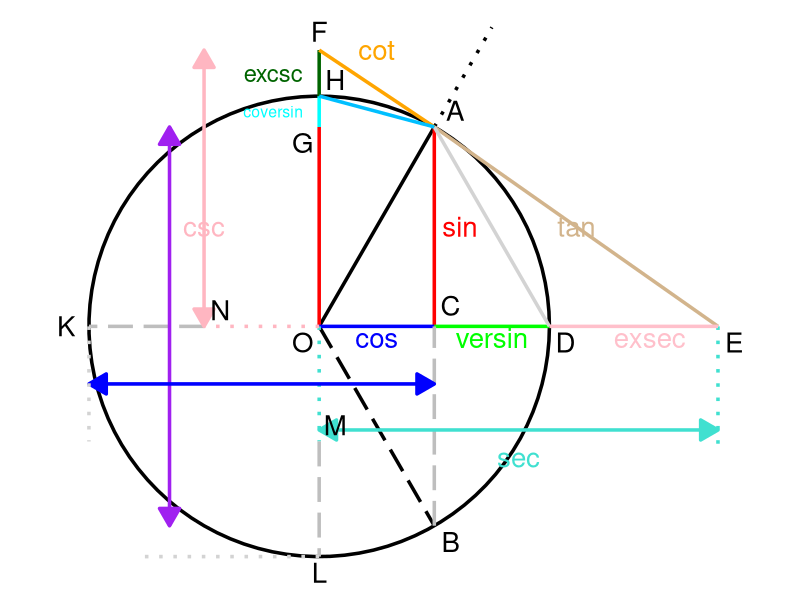

Write R code to recreate this figure.
library(ggplot2)

# Set theta value
theta <- pi / 3

# Circle data
circle_data <- data.frame(
  x = cos(seq(0, 2 * pi, length.out = 100)),
  y = sin(seq(0, 2 * pi, length.out = 100))
)

# Coordinates
x_theta <- cos(theta)
y_theta <- sin(theta)

O <- c(0, 0)
A <- c(x_theta, y_theta)
A_extra <- c(1.5 * x_theta, 1.5 * y_theta)
B <- c(x_theta, -y_theta)
C <- c(x_theta, 0)
D <- c(1, 0)
E <- c(tan(theta), 0)
F <- c(0, 1.2)
G <- c(0, y_theta)
H <- c(0, 1)
K <- c(-1, 0)
L <- c(0, -1)
M <- c(0, -0.5)
N <- c(-0.5, 0)

plot <- ggplot() +
  
  # Circle
  geom_path(data = circle_data, aes(x = x, y = y), colour = "black", linewidth = 1.2) +
  
  # Theta line (O to A)
  geom_segment(aes(x = O[1], y = O[2], xend = A[1], yend = A[2]), colour = "black", linewidth = 1.2) +
  
  # Dotted theta extra line (A to A_extra)
  geom_segment(aes(x = A[1], y = A[2], xend = A_extra[1], yend = A_extra[2]), colour = "black", linetype = "dotted", linewidth = 1.2) +
  
  # Mirror theta line (O to B)
  geom_segment(aes(x = O[1], y = O[2], xend = B[1], yend = B[2]), colour = "black", linetype = "longdash", linewidth = 1.2) +
  
  # Red vertical lines (A to C and O to G)
  geom_segment(aes(x = A[1], y = A[2], xend = C[1], yend = C[2]), colour = "red", linewidth = 1.2) +
  geom_segment(aes(x = O[1], y = O[2], xend = G[1], yend = G[2]), colour = "red", linewidth = 1.2) +
  geom_text(aes(x = A[1]+0.11, y = (O[2] + A[2]) / 2, label = "sin"), colour = "red", size = 7) +
  
  # Blue cos line (O to C)
  geom_segment(aes(x = O[1], y = O[2], xend = C[1], yend = C[2]), colour = "blue", linewidth = 1.2) +
  geom_text(aes(x = (O[1] + C[1]) / 2, y = O[2] - 0.05, label = "cos"), colour = "blue", size = 7) +
  
  # Green versin line (C to D)
  geom_segment(aes(x = C[1], y = C[2], xend = D[1], yend = D[2]), colour = "green", linewidth = 1.2) +
  geom_text(aes(x = (C[1] + D[1]) / 2, y = C[2] - 0.05, label = "versin"), colour = "green", size = 7) +
  
  # Cyan coversin line (G to H)
  geom_segment(aes(x = G[1], y = G[2], xend = H[1], yend = H[2]), colour = "cyan", linewidth = 1.2) +
  geom_text(aes(x = -0.2, y = (G[2] + H[2]) / 2, label = "coversin"), colour = "cyan", size = 4) +
  
  # Dark green excsc line (H to F)
  geom_segment(aes(x = H[1], y = H[2], xend = F[1], yend = F[2]), colour = "darkgreen", linewidth = 1.2) +
  geom_text(aes(x = -0.2, y = (H[2] + F[2]) / 2, label = "excsc"), colour = "darkgreen", size = 6) +
  
  # OL line
  geom_segment(aes(x = O[1], y = O[2], xend = M[1], yend = M[2]), colour = "turquoise", linetype = "dotted", linewidth = 1.2) +
  geom_segment(aes(x = M[1], y = M[2], xend = L[1], yend = L[2]), colour = "gray", linetype = "longdash", linewidth = 1.2) +
  
  # OK line
  geom_segment(aes(x = O[1], y = O[2], xend = N[1], yend = N[2]), colour = "lightpink", linetype = "dotted", linewidth = 1.2) +
  geom_segment(aes(x = N[1], y = N[2], xend = K[1], yend = K[2]), colour = "gray", linetype = "longdash", linewidth = 1.2) + 
  
  # CB line
  geom_segment(aes(x = B[1], y = B[2], xend = C[1], yend = C[2]), colour = "gray", linetype = "longdash", linewidth = 1.2) +
  
  # Orange cotangent line (F to A)
  geom_segment(aes(x = F[1], y = F[2], xend = A[1], yend = A[2]), colour = "orange", linewidth = 1.2) +
  geom_text(aes(x = (F[1] + A[1]) / 2, y = F[2], label = "cot"), colour = "orange", size = 7) +
  
  # Tan tangent line (E to A)
  geom_segment(aes(x = E[1], y = E[2], xend = A[1], yend = A[2]), colour = "tan", linewidth = 1.2) +
  geom_text(aes(x = (E[1] + A[1]) / 2, y = (E[2] + A[2]) / 2, label = "tan"), colour = "tan", size = 7) +
  
  # Light pink csc line with arrows
  geom_segment(aes(x = -0.5, y = F[2], xend = -0.5, yend = 0), colour = "lightpink", linewidth = 1.2,
               arrow = arrow(type = "closed", ends = "both", length = unit(0.2, "inches"))) +
  geom_text(aes(x = -0.5, y = (E[2] + A[2]) / 2, label = "csc"), colour = "lightpink", size = 7) +
  
  # Purple covercos line
  geom_segment(aes(x = -0.65, y = A[2], xend = -0.65, yend = B[2]), colour = "purple", linewidth = 1.2,
               arrow = arrow(type = "closed", ends = "both", length = unit(0.2, "inches"))) +
  
  # Blue vercos line
  geom_segment(aes(x = K[1], y = K[2] - 0.25, xend = C[1], yend = C[2] - 0.25), colour = "blue", linewidth = 1.2,
               arrow = arrow(type = "closed", ends = "both", length = unit(0.2, "inches"))) +
  
  # Turquoise sec line
  geom_segment(aes(x = M[1], y = M[2] + 0.05, xend = E[1], yend = M[2] + 0.05), colour = "turquoise", linewidth = 1.2,
               arrow = arrow(type = "closed", ends = "both", length = unit(0.2, "inches"))) +
  geom_text(aes(x = (M[1] + E[1]) / 2, y = M[2] - 0.07, label = "sec"), colour = "turquoise", size = 7) +

  # Turquoise secant label line on the right
  geom_segment(aes(x = E[1], y = E[2], xend = E[1], yend = M[2]-0.05), colour = "turquoise", linetype = "dotted", linewidth = 1.2) +
  
  # Light gray crd line
  geom_segment(aes(x = A[1], y = A[2], xend = D[1], yend = D[2]), colour = "lightgray", linewidth = 1.2) +
  
  # Sky blue A to H line
  geom_segment(aes(x = A[1], y = A[2], xend = H[1], yend = H[2]), colour = "deepskyblue", linewidth = 1.2) +
  
  # Pink exsec line
  geom_segment(aes(x = D[1], y = D[2], xend = E[1], yend = E[2]), colour = "pink", linewidth = 1.2) +
  geom_text(aes(x = (D[1] + E[1]) / 2 + 0.07, y = D[2]-0.05 , label = "exsec"), colour = "pink", size = 7) +
  
  # Light gray dotted extra line 
  geom_segment(aes(x = K[1], y = K[2], xend = K[1], yend = K[2] - 0.5), colour = "lightgray", linetype = "dotted", linewidth = 1.2) +
  geom_segment(aes(x = L[1], y = L[2], xend = L[1]- 0.8, yend = L[2]), colour = "lightgray", linetype = "dotted", linewidth = 1.2) +
  
  
  # Add labels to each coordinate
  geom_text(aes(x = O[1] - 0.07, y = O[2] - 0.07, label = "O"), colour = "black", size = 7) +
  geom_text(aes(x = A[1] + 0.09, y = A[2] + 0.07, label = "A"), colour = "black", size = 7) +
  geom_text(aes(x = B[1] + 0.07, y = B[2] - 0.07, label = "B"), colour = "black", size = 7) +
  geom_text(aes(x = C[1] + 0.07, y = C[2] + 0.09, label = "C"), colour = "black", size = 7) +
  geom_text(aes(x = D[1] + 0.07, y = D[2] - 0.07, label = "D"), colour = "black", size = 7) +
  geom_text(aes(x = E[1] + 0.07, y = E[2] - 0.07, label = "E"), colour = "black", size = 7) +
  geom_text(aes(x = F[1] + 0.00, y = F[2] + 0.08, label = "F"), colour = "black", size = 7) +
  geom_text(aes(x = G[1] - 0.07, y = G[2] - 0.07, label = "G"), colour = "black", size = 7) +
  geom_text(aes(x = H[1] + 0.07, y = H[2] + 0.07, label = "H"), colour = "black", size = 7) +
  geom_text(aes(x = K[1] - 0.10, y = K[2] + 0.00, label = "K"), colour = "black", size = 7) +
  geom_text(aes(x = L[1] + 0.00, y = L[2] - 0.07, label = "L"), colour = "black", size = 7) +
  geom_text(aes(x = M[1] + 0.07, y = M[2] + 0.07, label = "M"), colour = "black", size = 7) +
  geom_text(aes(x = N[1] + 0.07, y = N[2] + 0.07, label = "N"), colour = "black", size = 7) +
  
  
  coord_fixed() +
  theme_void()

print(plot)
